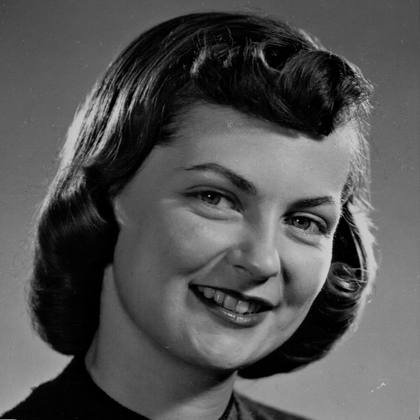
%> input picture codes/RecursiveMyriadBasedFilters/Data/girl512.bmp, 420 x 420 px, shrunk from 512 x 512 before the run
$ octave TableImageDenoising.m   (GNU Octave 9; MATLAB toolbox functions it lacks are replaced by stand-ins)
%> lines starting %> are read from the running program, lines starting %| are printed output that depends on the picture
### codes/RecursiveMyriadBasedFilters/RecursiveMyriadImages/AdaptiveWeightedMedianImages.m
function [Weights, e] = AdaptiveWeightedMedianImages(InputImage, DesiredImage, Weights, WindowSize, u)
%% Adaptive Weighted Median on Images
%
% Inputs:   InputImage      Noisy image
%           DesiredImage    Clean image
%           Weights         Initial weight vector
%           WindowSize      Window size
%           u               Step size
%
% Outputs:  Weihgts     `   Output weight vector
%           e               Error
%
% Created by Juan Marcos Ramirez (December, 2015)
% Please report bugs to Juan Ramirez (juanra@ula.ve)
% Universidad de Los Andes, Facultad de Ingenieria, Escuela de Electrica
% Merida, Venezuela
%
% References    (1) ARCE, Gonzalo R. A general weighted median filter
%                   structure admitting negative weights. Signal
%                   Processing, IEEE Transactions on, 1998, vol. 46,
%                   no 12, p. 3195-3205.

%%
[Row, Col]  = size(InputImage);
N1          = Col - WindowSize + 1;
N2          = Row - WindowSize + 1;
e               = zeros(N1*N2,1);
m               = 1;
for i = 1 : N1
    for j = 1 : N2
        Ii      = InputImage(j : j + WindowSize - 1, i : i + WindowSize -1);
        window  = Ii(:);
        d       = DesiredImage(j + floor(WindowSize/2),i + floor(WindowSize/2));

        x   = sign(Weights).*window;
        aw  = abs(Weights);
        y   = wmedian(x, aw);

        e(m)    = d - y;
        Weights = Weights + u * e(m) * sign(Weights) .* sign(x - y);
        m       = m + 1;
    end
end

### codes/RecursiveMyriadBasedFilters/RecursiveMyriadImages/AdaptiveRWMyImages.m
function [g, h, K1, K2, e] = AdaptiveRWMyImages(Io, In, g, h, K1, K2, u0, window_size)

[N1,N2] = size(Io);
mid_pixel = ceil(window_size^2/2);
e = zeros((N2 - window_size + 1)*(N1 - window_size + 1),1);
n = 1;
for j = 1:N2 - window_size + 1
    for i  = 1:N1 - window_size + 1
        Iiw = Io(i:i + window_size - 1,j:j + window_size - 1);
        Iix = Iiw(:);
        windowd = Iix(1:mid_pixel-1)';

        Inw = In(i:i + window_size - 1,j:j + window_size - 1);
        windowg = Inw(:)';

        u = u0*exp(-(n-1)/1000);
        x = sign(g).*windowg;
        z = sign(h).*windowd;
        ag = abs(g);
        ah = abs(h);
        d  = Iix(mid_pixel);

        Y(n) = RWMyFfpsII(windowg,windowd,g,h,K1,K2);

        e(n) = Y(n) - d;

        num1 = K1^2*(sign(g).*(x - Y(n)))./((K1^2 + ag.*((x - Y(n)).^2)).^2);
        num2 = K2^2*(sign(h).*(z - Y(n)))./((K2^2 + ah.*((z - Y(n)).^2)).^2);

        den = sum(ag.*((K1^2 - ag.*((x - Y(n)).^2))./(K1^2 + ag.*((x - Y(n)).^2)).^2)) +...
        sum(ah.*((K2^2 - ah.*((z - Y(n)).^2))./(K2^2 + ah.*((z - Y(n)).^2)).^2));

        g = g - u*sign(e(n)).*(num1/den);
        h = h - u*sign(e(n)).*(num2/den);

        n = n + 1;
    end
end

### codes/RecursiveMyriadBasedFilters/RecursiveMyriadImages/AdaptiveRHMyImages.m
function [g, h, K1, e] = AdaptiveRHMyImages(Io, In, g, h, K1, u0, window_size)

[N1,N2] = size(Io);
mid_pixel = ceil(window_size^2/2);
e = zeros((N2 - window_size + 1)*(N1 - window_size + 1),1);
n = 1;
for j = 1:N2 - window_size + 1
    for i  = 1:N1 - window_size + 1
        Iiw = Io(i:i + window_size - 1,j:j + window_size - 1);
        Iix = Iiw(:);
        windowd = Iix(1:mid_pixel-1)';

        Inw = In(i:i + window_size - 1,j:j + window_size - 1);
        windowg = Inw(:)';

        u = u0*exp(-(n-1)/1000);
        d = Iix(mid_pixel);
        x = sign(g).*windowg;
        ag = abs(g);
        ah = abs(h);


        Y = HyFfpsII(windowg,windowd,g,h,K1);
        e(n) = Y - d;
        num1 = K1^2*(sign(g).*(x - Y))./((K1^2 + ag.*((x - Y).^2)).^2);
        num2 = windowd - sign(h)*Y;
        den = sum(ag.*((K1^2 - ag.*((x - Y).^2))./(K1^2 + ag.*((x - Y).^2)).^2)) +...
        sum(ah);

        g = g - u*sign(e(n)).*(num1/den);
        h = h - u*sign(e(n)).*(num2/den);

        n = n + 1;
    end
end

### codes/RecursiveMyriadBasedFilters/RecursiveMyriadImages/AdaptiveRecursiveWeightedMedianImages.m
function [g, h, e] = AdaptiveRecursiveWeightedMedianImages(Io, In, g, h, u0, window_size)

[N1,N2] = size(Io);
mid_pixel = ceil(window_size^2/2);
e = zeros((N2 - window_size + 1)*(N1 - window_size + 1),1);
n = 1;
for j = 1:N2 - window_size + 1
    for i  = 1:N1 - window_size + 1
        Iiw = Io(i:i + window_size - 1,j:j + window_size - 1);
        Iix = Iiw(:);
        windowd = Iix(1:mid_pixel-1)';

        Inw = In(i:i + window_size - 1,j:j + window_size - 1);
        windowg = Inw(:)';

        u = u0*exp(-(n-1)/1000);
        x = sign(g).*windowg;
        z = sign(h).*windowd;
        ag = abs(g);
        ah = abs(h);
        xv = [x z];
        wv = [ag ah];

        d  = Iix(mid_pixel);

        Y = wmedian(xv,wv);

        e(n) = d - Y;
        g = g + u * e(n) * sign(g) .* sign(x - Y);
        h = h + u * e(n) * sign(h) .* sign(z - Y);
        n = n + 1;
    end
end

### codes/RecursiveMyriadBasedFilters/RecursiveMyriadImages/WITMFilterImage.m
function [OutputImage] = WITMFilterImage(InputImage, Weights, WindowSize)
%UNTITLED2 Summary of this function goes here
%   Detailed explanation goes here

[Row, Col]      = size(InputImage);
OutputImage     = zeros(Row,Col);

for i = 1 : Col - WindowSize + 1
    for j = 1 : Row - WindowSize + 1
        Ii = InputImage(j : j + WindowSize - 1, i : i + WindowSize -1);
        OutputImage(j + floor(WindowSize/2),i + floor(WindowSize/2)) = WITM(Ii(:), Weights(:));
    end
end

end

### codes/RecursiveMyriadBasedFilters/TableImageDenoising.m
% %%%%%%%%%%%%%%%%%%%%%%%%%%%%%%%%%%%%%%%%%%%%%%%%%%%%%%%%%%%%%%%%% Routine
% Routine for obtaining the performance of various nonlinear filters, under
% different metrics, in the context of image denoising. Table II.
%
%   Reference:
%
%   [1] Ramirez, J., & Paredes, J. (2016). Recursive Weighted Myriad Based
%   Filters and their Optimizations. IEEE Transactions on Signal
%   Processing, 64(15), 4027-4039.
%
%   Author:
%   Juan Marcos Ramirez, M.S.
%   Universidad de Los Andes, Merida, Venezuela
%   email: juanra@ula.ve, juanmarcos26@gmail.com
%
%   Date:
%   September, 2016
% %%%%%%%%%%%%%%%%%%%%%%%%%%%%%%%%%%%%%%%%%%%%%%%%%%%%%%%%%%%%%%%%%
clear all;
close all;

disp('---------------------------------------');
disp('This routine could take several minutes');
disp('---------------------------------------');

%% Add Paths

addpath('RecursiveMyriadImages/');
%% Loading Images

Ii = imread('Data/girl512.bmp');
%> Ii is the input picture: size 420x420 uint8; min 0, max 210, mean 83.6
n_row = size(Ii, 1);
%> n_row = 420
n_col = size(Ii, 2);
%> n_col = 420

% Salt and pepper noise
In = imnoise(Ii, 'salt & pepper', 0.1);
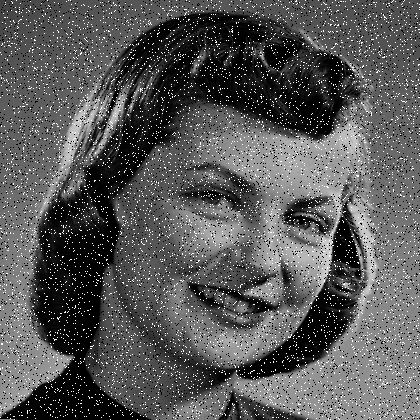
%> In: size 420x420 uint8; min 0, max 255, mean 88

Iid = double(Ii);
Ind = double(In);

%% Adaptive filter algorithms

patch_size = 64;
Ii_block = Iid(end - patch_size +1:end, end - patch_size + 1:end);
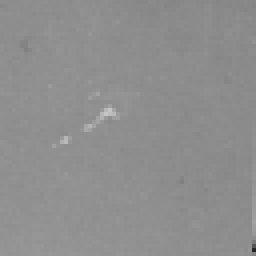
%> Ii_block: size 64x64 double (shown 4 times larger); min 37, max 197, mean 142.3
In_block = Ind(end - patch_size +1:end, end - patch_size + 1:end);
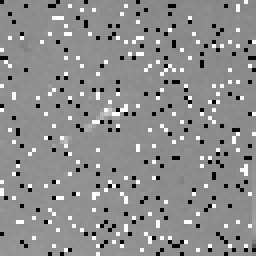
%> In_block: size 64x64 double (shown 4 times larger); min 0, max 255, mean 141.1
window_size = 5;
Weights = ones(window_size^2,1)/(window_size^2);

% Adaptive Weighted Median Filter
[Weights, ewm] = AdaptiveWeightedMedianImages(In_block, Ii_block, Weights, window_size, 0.0001);
%> after the loop in AdaptiveWeightedMedianImages, `for i = 1 : N1`: Weights = 25 values, max 0.249 at index 13, min -0.0256 at index 6, mean 0.0382; e = 3600 values, max 40 at index 874, min -117 at index 3393, mean -0.00639; m = 3601
%> ewm has the same summary as e in AdaptiveWeightedMedianImages

gi = ones(1, window_size^2)/(window_size^2 + floor(window_size^2/2));
hi = ones(1, floor(window_size^2/2))/(window_size^2 + floor(window_size^2/2));
K1_rwmy = 5;
K2_rwmy = 15;
u0 = 0.0001;

% Adaptive Recursive Weighted Myriad Filter
[g0, h0]            = AdaptiveRWMyImages(Ii_block, In_block, gi, hi, K1_rwmy, K2_rwmy, u0, window_size);
%> after the loop in AdaptiveRWMyImages, `for j = 1:N2 - window_size + 1`: Y = 3600 values, max 174.1 at index 1467, min 134.6 at index 2461, mean 142.1; e = 3600 values, max 14.44 at index 1646, min -34.91 at index 874, mean -0.28; g = 25 values, max 0.194 at index 13, min -0.0108 at index 20, mean 0.0219; h = [0.0223 0.0231 0.0231 0.0242 0.0244 0.0208 0.0237 0.0333 0.027 0.0222 0.0195 0.0293]; n = 3601
%> g0 has the same summary as g in AdaptiveRWMyImages; h0 has the same summary as h in AdaptiveRWMyImages

K1i = 0.05;
u0 = 0.000001;
% Adaptive Recursive Hybrid Myriad Filter
[g2, h2, K12, eh2] = AdaptiveRHMyImages(Ii_block, In_block, gi, hi, K1i, u0, window_size);
%> after the loop in AdaptiveRHMyImages, `for j = 1:N2 - window_size + 1`: e = 3600 values, max 21.04 at index 1528, min -42.94 at index 874, mean -0.167; g = 25 values, max 0.0271 at index 13, min 0.027 at index 2, mean 0.027; h = [0.027 0.027 0.027 0.027 0.027 0.027 0.027 0.027 0.027 0.027 0.027 0.027]
%> g2 has the same summary as g in AdaptiveRHMyImages; h2 has the same summary as h in AdaptiveRHMyImages; K12 = 0.05; eh2 has the same summary as e in AdaptiveRHMyImages

% Adaptive Recursive Weighted Median Filter
[grwm, hrwm, erwm] = AdaptiveRecursiveWeightedMedianImages(Ii_block, In_block, gi, hi, 0.001, window_size);
%> after the loop in AdaptiveRecursiveWeightedMedianImages, `for j = 1:N2 - window_size + 1`: e = 3600 values, max 144 at index 594, min -117 at index 3521, mean 0.0506; g = 25 values, max 0.608 at index 13, min -0.00892 at index 2, mean 0.0577; h = [-0.00887 -0.00877 -0.00749 0.00871 0.00897 -0.00855 0.00811 0.126 0.0485 -0.00889 -0.00844 0.113]
%> grwm has the same summary as g in AdaptiveRecursiveWeightedMedianImages; hrwm has the same summary as h in AdaptiveRecursiveWeightedMedianImages; erwm has the same summary as e in AdaptiveRecursiveWeightedMedianImages


trials = 10;
%% Filtering noisy image
disp(['Number of realizations: ' num2str(trials)])
for kk = 1:trials
    disp(['Iteration:   ' num2str(kk)]);

    In = imnoise(Ii, 'salt & pepper', 0.2);
    Iid = double(Ii);
    Ind = double(In);

    Ind1 = [Ind(:,1:floor(window_size/2)) Ind Ind(:,end - floor(window_size/2) +1:end)];
    Ind1 = [Ind1(1:floor(window_size/2),:); Ind1; Ind1(end - floor(window_size/2) +1:end,:)];


    tic;
%> (the run ends here)
